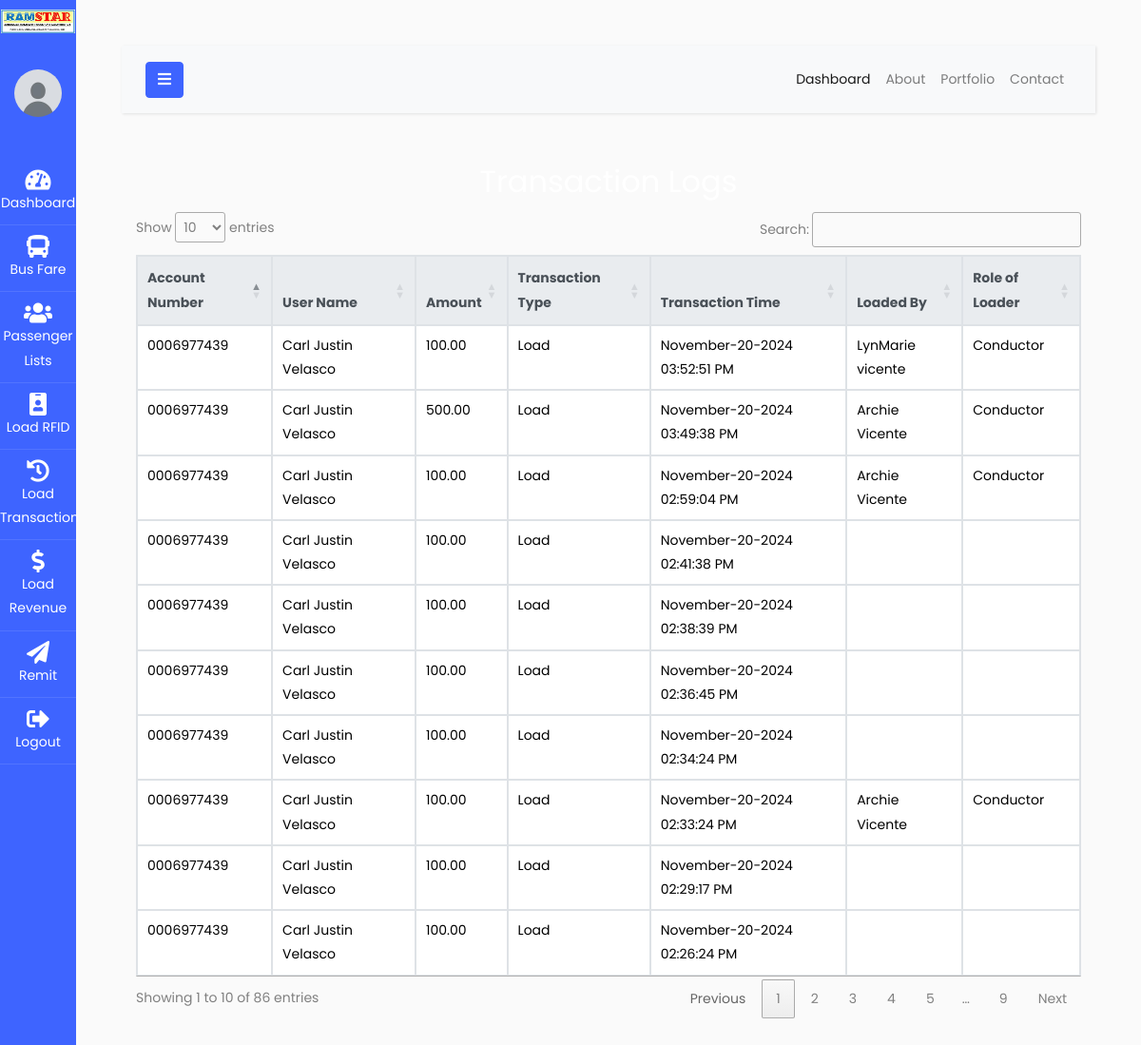
The page /conductor/translogscon.php on the database its author committed.
### tables this page shows
CREATE TABLE `transactions` (
  `id` int(11) NOT NULL,
  `user_id` int(11) NOT NULL,
  `account_number` varchar(250) NOT NULL,
  `amount` decimal(10,2) NOT NULL,
  `transaction_type` enum('Load','Deduct') NOT NULL,
  `bus_number` varchar(250) NOT NULL,
  `conductor_id` varchar(250) NOT NULL,
  `transaction_date` timestamp NOT NULL DEFAULT current_timestamp()
);

CREATE TABLE `useracc` (
  `id` int(11) UNSIGNED NOT NULL,
  `account_number` varchar(50) NOT NULL,
  `firstname` varchar(100) NOT NULL,
  `profile_picture` varchar(255) DEFAULT NULL,
  `lastname` varchar(100) NOT NULL,
  `middlename` varchar(100) NOT NULL,
  `suffix` varchar(10) DEFAULT NULL,
  `birthday` date NOT NULL,
  `age` int(11) NOT NULL,
  `gender` enum('Male','Female','Other') NOT NULL,
  `email` varchar(100) NOT NULL,
  `contactnumber` varchar(15) NOT NULL,
  `province` varchar(250) NOT NULL,
  `municipality` varchar(250) NOT NULL,
  `barangay` varchar(250) NOT NULL,
  `address` varchar(255) NOT NULL,
  `password` varchar(255) NOT NULL,
  `balance` decimal(10,2) DEFAULT 0.00,
  `role` enum('User','Admin','Cashier','Conductor') DEFAULT 'User',
  `created_at` timestamp NOT NULL DEFAULT current_timestamp(),
  `is_activated` tinyint(1) DEFAULT 0,
  `id_type` varchar(50) NOT NULL,
  `id_file` varchar(255) NOT NULL,
  `points` decimal(10,2) DEFAULT 0.00
);

### conductor/translogscon.php (the view, shortened to what this page needs)
<?php
include '../config/connection.php';
function fetchTransactions($conn)
{
    $transactionQuery = "SELECT
    t.id,
    u.firstname,
    u.lastname,
    u.account_number,
    t.amount,
    t.transaction_type,
    t.transaction_date,
    t.conductor_id,
    c.firstname AS conductor_firstname,
    c.lastname AS conductor_lastname,
    c.account_number AS conductor_account_number,
    c.role AS loaded_by_role
    FROM transactions t
    JOIN useracc u ON t.user_id = u.id
    LEFT JOIN useracc c ON t.conductor_id = c.account_number  -- Change here: join on account_number
    ORDER BY t.transaction_date DESC";
    $stmt = $conn->prepare($transactionQuery);
    $stmt->execute();
    $result = $stmt->get_result();
    return $result;
}
$transactions = fetchTransactions($conn);
?>
<!DOCTYPE html>
<html lang="en">
<head>
    <link href="https://cdn.jsdelivr.net/npm/bootstrap@5.3.3/dist/css/bootstrap.min.css" rel="stylesheet">
    <link rel="stylesheet" href="https://stackpath.bootstrapcdn.com/font-awesome/4.7.0/css/font-awesome.min.css">
    <link rel="stylesheet" href="https://cdnjs.cloudflare.com/ajax/libs/font-awesome/5.15.4/css/all.min.css">
    <link rel="stylesheet" href="https://cdn.datatables.net/1.11.5/css/jquery.dataTables.min.css">
    <link rel="stylesheet" href="https://cdn.jsdelivr.net/npm/sweetalert2@11/dist/sweetalert2.min.css">
    <link rel="stylesheet" href="../css/style.css">
</head>
<body>
    <?php
    include "sidebar.php";
    ?>
    <div id="content" class="p-4 p-md-5">
        <nav class="navbar navbar-expand-lg navbar-light bg-light">
            <div class="container-fluid">
                <button type="button" id="sidebarCollapse" class="btn btn-primary" onclick="toggleSidebar(event)">
                    <i class="fa fa-bars"></i>
                </button>
                <div class="collapse navbar-collapse" id="navbarSupportedContent">
                    <ul class="nav navbar-nav ml-auto">
                        <li class="nav-item active">
                            <a class="nav-link" href="#" onclick="loadContent('home.php');">Dashboard</a>
                        </li>
                        <li class="nav-item">
                            <a class="nav-link" href="#">About</a>
                        </li>
                        <li class="nav-item">
                            <a class="nav-link" href="#">Portfolio</a>
                        </li>
                        <li class="nav-item">
                            <a class="nav-link" href="#">Contact</a>
                        </li>
                    </ul>
                </div>
            </div>
        </nav>
        <div class="container mt-5">
            <h2 class="text-center">Transaction Logs</h2>
            <table id="transactionTable" class="table table-bordered mt-4">
                <thead class="thead-light">
                    <tr>
                        <th>Account Number</th>
                        <th>User Name</th>
                        <th>Amount</th>
                        <th>Transaction Type</th>
                        <th>Transaction Time</th>
                        <th>Loaded By</th>
                        <th>Role of Loader</th>
                    </tr>
                </thead>
                <tbody>
                    <?php if (mysqli_num_rows($transactions) > 0): ?>
                        <?php while ($row = mysqli_fetch_assoc($transactions)): ?>
                            <tr>
                                <td><?php echo $row['account_number']; ?></td>
                                <td><?php echo htmlspecialchars($row['firstname'] . ' ' . $row['lastname']); ?></td>
                                <td><?php echo number_format($row['amount'], 2); ?></td>
                                <td><?php echo htmlspecialchars(ucfirst($row['transaction_type'])); ?></td>
                                <td>
                                    <?php echo date('F-d-Y h:i:s A', strtotime($row['transaction_date'])); ?>
                                </td>
                                <td>
                                    <?php echo htmlspecialchars($row['conductor_firstname'] . ' ' . $row['conductor_lastname']); ?>
                                </td>
                                <td><?php echo htmlspecialchars($row['loaded_by_role']); ?></td>
                            </tr>
                        <?php endwhile; ?>
                    <?php else: ?>
                        <tr>
                            <td colspan="7" class="text-center">No transaction records found.</td>
                        </tr>
                    <?php endif; ?>
                </tbody>
            </table>
        </div>
    </div>
</body>
</html>

### rows shown on the page
transactions: useracc.account_number "0006977439", useracc.firstname+lastname "Carl Justin Velasco", amount "100.00", transaction_type "Load", transaction_date "November-20-2024 03:52:51 PM", useracc.firstname+lastname "LynMarie vicente", useracc.role "Conductor"
transactions: useracc.account_number "0006977439", useracc.firstname+lastname "Carl Justin Velasco", amount "500.00", transaction_type "Load", transaction_date "November-20-2024 03:49:38 PM", useracc.firstname+lastname "Archie Vicente", useracc.role "Conductor"
transactions: useracc.account_number "0006977439", useracc.firstname+lastname "Carl Justin Velasco", amount "100.00", transaction_type "Load", transaction_date "November-20-2024 02:59:04 PM", useracc.firstname+lastname "Archie Vicente", useracc.role "Conductor"
transactions: useracc.account_number "0006977439", useracc.firstname+lastname "Carl Justin Velasco", amount "100.00", transaction_type "Load", transaction_date "November-20-2024 02:41:38 PM"
transactions: useracc.account_number "0006977439", useracc.firstname+lastname "Carl Justin Velasco", amount "100.00", transaction_type "Load", transaction_date "November-20-2024 02:38:39 PM"
transactions: useracc.account_number "0006977439", useracc.firstname+lastname "Carl Justin Velasco", amount "100.00", transaction_type "Load", transaction_date "November-20-2024 02:36:45 PM"
transactions: useracc.account_number "0006977439", useracc.firstname+lastname "Carl Justin Velasco", amount "100.00", transaction_type "Load", transaction_date "November-20-2024 02:34:24 PM"
transactions: useracc.account_number "0006977439", useracc.firstname+lastname "Carl Justin Velasco", amount "100.00", transaction_type "Load", transaction_date "November-20-2024 02:33:24 PM", useracc.firstname+lastname "Archie Vicente", useracc.role "Conductor"
transactions: useracc.account_number "0006977439", useracc.firstname+lastname "Carl Justin Velasco", amount "100.00", transaction_type "Load", transaction_date "November-20-2024 02:29:17 PM"
transactions: useracc.account_number "0006977439", useracc.firstname+lastname "Carl Justin Velasco", amount "100.00", transaction_type "Load", transaction_date "November-20-2024 02:26:24 PM"
